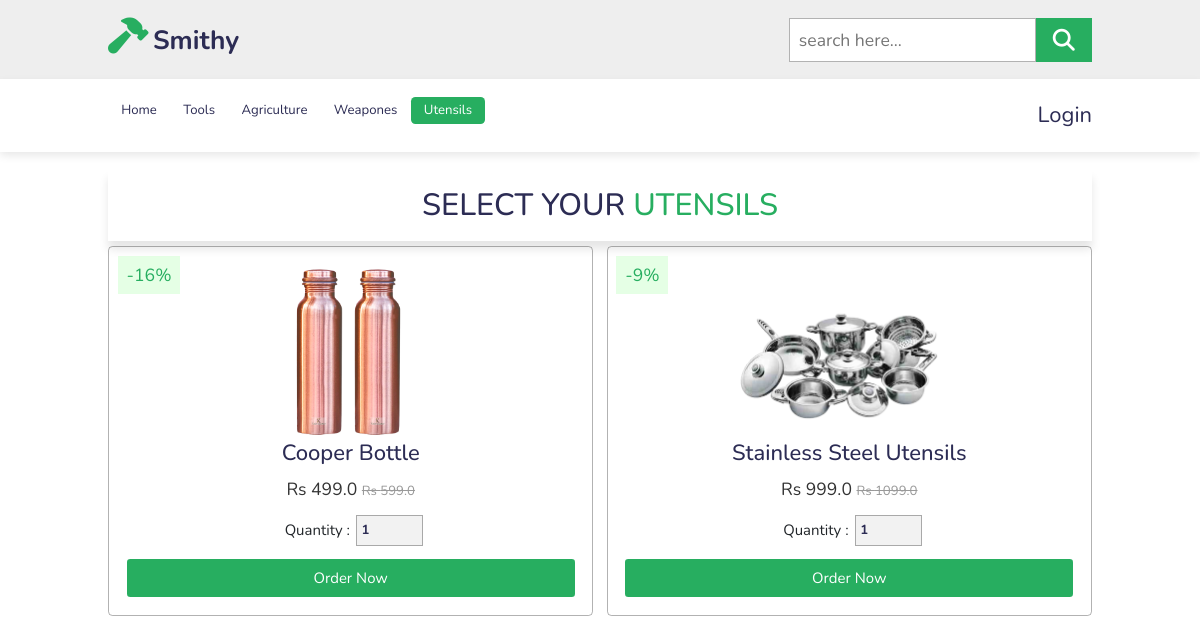
Page /utensils/ on the committed database.
### shop/models.py (models this page shows, shortened)
class Product(models.Model):
    title = models.CharField(max_length=100)
    selling_price = models.FloatField()
    discounted_price = models.FloatField()
    percentage = models.IntegerField()
    description = models.TextField()
    category = models.CharField(choices=CATEGORY_CHOICES, max_length=1)
    product_image = models.ImageField(upload_to='static/image/')
    @property
    def percentage(self):
        return int(((self.selling_price - self.discounted_price) * 100)/self.selling_price)

### shop/views.py (the view)
# urls.py: path('utensils/', views.utensils, name='utensils'),
def utensils(request):
    productData = Product.objects.filter(category='U')
    data = {
        'productData' : productData
    }
    return render(request, 'shop/utensils.html', data)

### shop/templates/shop/utensils.html (shortened to what this page needs)
{% extends 'base.html' %} {% load static %} {% block content %}
<section class="product" id="product">
  <h1 class="heading">Select Your <span>utensils</span></h1>
  <div class="box-container">
    {% for n in productData %}
    <div class="box">
        <span class="discount">-{{n.percentage}}%</span>
        <img src="/{{n.product_image}}" alt="">
        <h3>{{n.title}}</h3>
        <div class="price"> Rs {{n.discounted_price}} <span> Rs {{n.selling_price}} </span> </div>
        <div class="quantity">
            <span>quantity : </span>
            <input type="number" min="1" max="1000" value="1">
        </div>
        <a href="{% url 'shop:product_details' n.id %}" class="btn">Order Now</a>
    </div>
    {% endfor %}
</div>
</section>
{% endblock %}

### shop/static/shop/style.css (style rules this page uses)
:root { --green: #27ae60; --black: #2c2c54; }
* { font-family: 'Nunito', sans-serif; margin: 0; padding: 0; box-sizing: border-box; outline: none; border: none; text-decoration: none; text-transform: capitalize; transition: all .2s linear; }
html { font-size: 62.5%; overflow-x: hidden; scroll-padding-top: 6.5rem; scroll-behavior: smooth; }
a { text-decoration: none; }
section { padding: 2rem 9%; }
.btn { display: inline-block; margin-top: 1rem; background: var(--green); color: #fff; padding: .8rem 3rem; font-size: 1.7rem; text-align: center; cursor: pointer; }
.heading { text-align: center; color: var(--black); text-transform: uppercase; padding: 1rem; font-size: 3.5rem; padding-bottom: 2rem; }
.heading span { color: var(--green); text-transform: uppercase; }
.product .box-container { display: flex; flex-wrap: wrap; gap: 1.5rem; }
.product .box-container .box { flex: 1 1 30rem; text-align: center; padding: 2rem; border: .1rem solid rgba(0, 0, 0, .3); border-radius: .5rem; overflow: hidden; position: relative; }
.product .box-container .box img { height: 20rem; }
.product .box-container .box .discount { position: absolute; top: 1rem; left: 1rem; background: rgba(0, 255, 0, .1); color: var(--green); padding: .7rem 1rem; font-size: 2rem; }
.product .box-container .box h3 { color: var(--black); font-size: 2.5rem; }
.product .box-container .box .price { font-size: 2rem; color: #333; padding: .5rem 0; }
.product .box-container .box .price span { font-size: 1.5rem; color: #999; text-decoration: line-through; }
.product .box-container .box .quantity { display: flex; align-items: center; justify-content: center; padding-top: 1rem; padding-bottom: .5rem; }
.product .box-container .box .quantity span { padding: 0 .7rem; font-size: 1.7rem; }
.product .box-container .box .quantity input { border: .1rem solid rgba(0, 0, 0, .3); font-size: 1.5rem; font-weight: bolder; color: var(--black); padding: .5rem; background: rgba(0, 0, 0, .05); }
.product .box-container .box .btn { display: block; }
@media (max-width:1200px) { html { font-size: 55%; } }

### shop/static/shop/cart.css (style rules this page uses)
:root { --green: #27ae60; --black: #2c2c54; }
.btn { background-color: #27ae60; }
* { font-family: 'Nunito', sans-serif; margin: 0; padding: 0; box-sizing: border-box; outline: none; border: none; text-decoration: none; text-transform: capitalize; transition: all .2s linear; }
html { font-size: 62.5%; overflow-x: hidden; scroll-padding-top: 6.5rem; scroll-behavior: smooth; }
.heading { padding: 2rem; box-shadow: 0 1rem 1rem rgba(0, 0, 0, .1); text-align: center; color: var(--black); font-size: 3.5rem; }
.heading span { position: relative; color: var(--green); }
.quantity { display: flex; }
.quantity span { display: flex; align-items: center; justify-content: center; padding-top: 1rem; font-size: 1.8rem; padding: 0 .7rem; }
.quantity input { border: .1rem solid rgba(0, 0, 0, .3); font-size: 1.8rem; font-weight: bolder; color: var(--black); padding: .5rem; background: rgba(0, 255, 0, .1); }
@media (max-width:1200px) { html { font-size: 55%; } }

### rows in the picture
Product: percentage "16", product_image (picture), title "Cooper Bottle", discounted_price "499.0", selling_price "599.0"
Product: percentage "9", product_image (picture), title "Stainless Steel Utensils", discounted_price "999.0", selling_price "1099.0"
